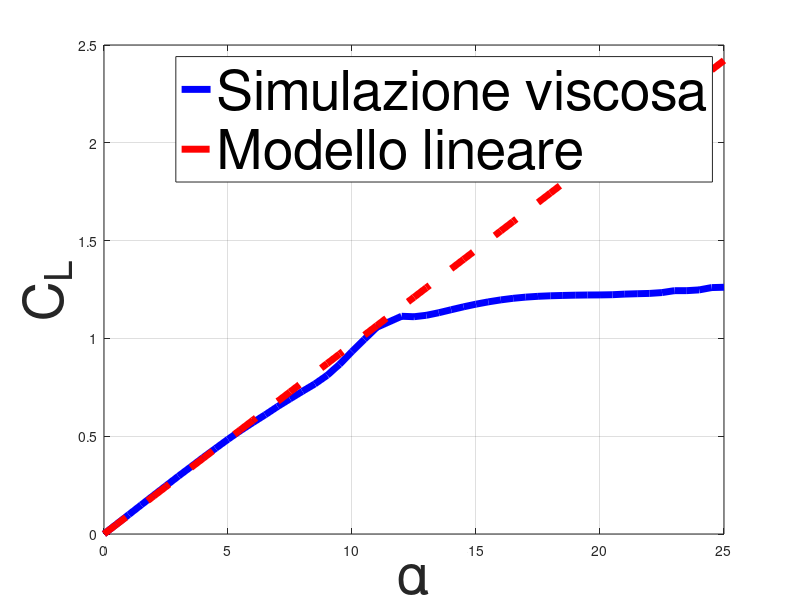

MATLAB code for this plot: (Note: this script raises an error after producing the figure.)
%% Grafico Cl(alpha) NACA 0024 simulazione viscosa
clear
close all
clc

% Si riportano i dati da XFoil
alpha=[0:0.5:11,12:0.5:25];
Cl= [0 0.0498 0.0990 0.1486 0.1978 0.2467 0.2956 0.3432 0.3913 0.4378 0.4842...
    0.5283 0.5695 0.6095 0.6516 0.6906 0.7294 0.7669 0.8113 0.8677 0.9330 0.9955...
    1.0567 1.1132 1.1108 1.1182 1.1313 1.1466 1.1615 1.1751 1.1869 1.1969 1.2050...
    1.2110 1.2152 1.2179 1.2196 1.2210 1.2219 1.2223 1.2234 1.2265 1.2284 1.2300...
    1.2343 1.2440 1.2441 1.2480 1.2598 1.2615];
plot(alpha, Cl, 'LineWidth',5,'Color','b')
hold on
plot(alpha,Cl(11)/alpha(11).*alpha,'LineWidth',5,'LineStyle','--','Color','r')
grid on
legend('Simulazione viscosa','Modello lineare','FontSize',40)
xlabel('\alpha','FontSize',40)
ylabel('C_L','FontSize',40)
ax=gca;
ax.FontSize=40;
title('C_L(\alpha) NACA 0024 con simulazione viscosa XFoil','FontSize',50)